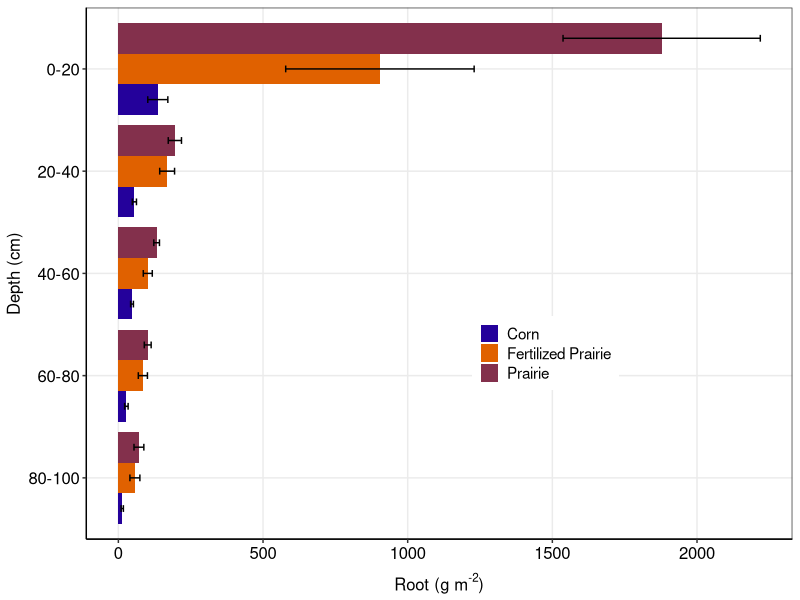
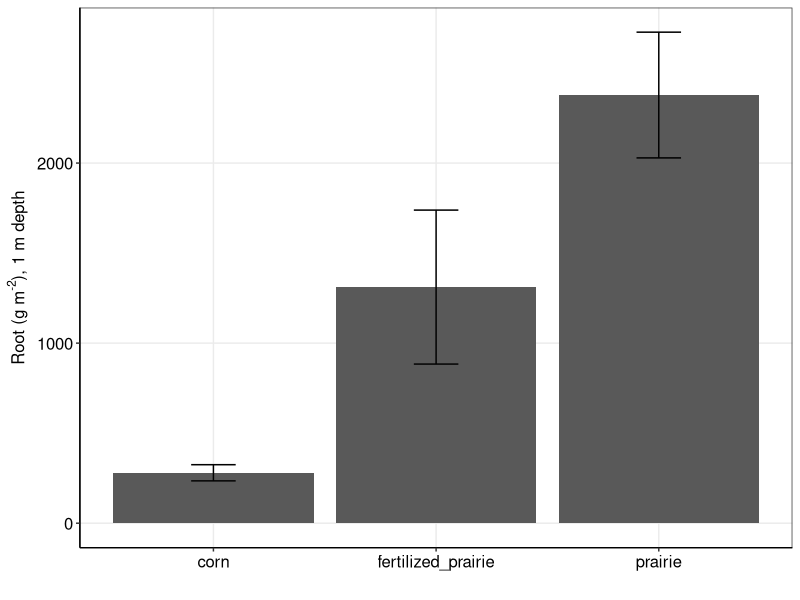
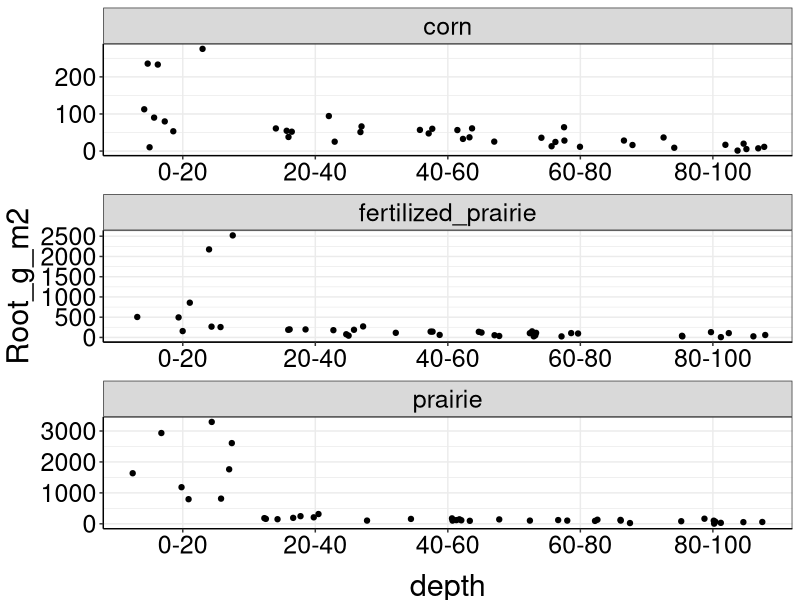

Recreate these plots in R, in order.
## ---- chunk 1
knitr::opts_chunk$set(
	echo = FALSE,
	message = FALSE,
	warning = FALSE
)
library(tidyverse)
library(lubridate)
library(plotrix)

this_theme<-theme_bw()+
  theme(#panel.grid.major = element_blank(),
    #panel.grid.minor = element_blank(),
    panel.background = element_blank(),
    axis.line = element_line(),
    legend.position='none', legend.title=element_blank(),
    legend.text = element_text(size=12),
    axis.title.x = element_text(size=22,vjust=-0.5),
    axis.title.y = element_text(size=22,angle=90, vjust=1.2),
    axis.text.x = element_text(colour="black", size=18),
    axis.text.y = element_text(colour="black", size=18), 
    strip.text = element_text(colour="black", size=18))

theme_set(this_theme)
## ---- chunk 2
datain<-read_csv("../Data/2017-2-2COBS Root Sample Lab Data.csv")

roots<-datain%>%
     mutate(trt = ifelse((plot %in% c("12", "35", "21", "43")), "corn",
                        ifelse((plot %in% c("13", "31", "24", "46")), "prairie",
                               ifelse((plot %in% c("15", "32", "23", "41")), "fertilized_prairie", "nada"))))%>%
  mutate(Root_g_m2 = (`root weight (g)`/.00203))%>%
  group_by(trt, depth)%>%
  summarise_each(funs(mean(., na.rm = TRUE), std.error(., na.rm = TRUE)))
## ---- chunk 3

roots <- within(roots, trt <- ordered(trt, levels = c("corn", "fertilized_prairie", "prairie")))
roots <- within(roots, depth <- ordered(depth, levels = rev(sort(unique(depth)))))

desert<-c("#24019B", "#E06100", "#83304C")
dodge=position_dodge(width=0.9)
ggplot(roots, aes(x=depth, y = Root_g_m2_mean, fill=trt)) + 
    geom_bar(stat = "identity", position = dodge) +
    geom_errorbar(aes(ymax = Root_g_m2_mean + Root_g_m2_std.error, ymin=Root_g_m2_mean - Root_g_m2_std.error), position = dodge, width=0.2) +
    #scale_x_reverse()+
    coord_flip()+
    scale_fill_manual(values = desert, breaks=c("corn", "fertilized_prairie", "prairie"), labels=c("Corn", "Fertilized Prairie", "Prairie"))+
    guides(col = guide_legend(reverse = FALSE))+
    labs(y = (expression(paste("Root (g m" ^ "-2",")"))),x = "Depth (cm)")+
    theme(#panel.grid.major = element_blank(),
          panel.grid.minor = element_blank(),
          panel.background = element_blank(),
          axis.line = element_line(),
          legend.position=c(.65,.35), legend.title=element_blank(), 
          legend.key.size=unit(.50, "cm"), legend.text = element_text(size=11),
          axis.title.x = element_text(size=12),
          axis.title.y = element_text(size=12,angle=90),
          axis.text.x = element_text(colour="black", size=12),
          axis.text.y = element_text(colour="black", size=12))
## ---- chunk 4
desert<-c("#24019B", "#E06100", "#83304C")
dodge=position_dodge(width=0.9)
datain%>%
     mutate(trt = ifelse((plot %in% c("12", "35", "21", "43")), "corn",
                        ifelse((plot %in% c("13", "31", "24", "46")), "prairie",
                               ifelse((plot %in% c("15", "32", "23", "41")), "fertilized_prairie", "nada"))))%>%
  mutate(Root_g_m2 = (`root weight (g)`/.00203))%>%
  group_by(trt, plot,rep)%>%
  summarise(whole= sum(Root_g_m2))%>%
  group_by(trt)%>%
  summarise_each(funs(mean(., na.rm = TRUE), std.error(., na.rm = TRUE)))%>%
  arrange(trt, c("corn", "fertilized_prairie", "prairie"))%>%
  ggplot(aes(x=trt, y=whole_mean), color="trt")+
  geom_bar(stat = "identity")+
  geom_errorbar(aes(ymax = whole_mean + whole_std.error, ymin=whole_mean - whole_std.error), position = dodge, width=0.2) +
  scale_fill_manual(values = desert)+#, breaks=c("corn", "fertilized_prairie", "prairie"), labels=c("corn", "Fertilized Prairie", "Prairie"))+
    guides(col = guide_legend(reverse = FALSE))+
    labs(y = (expression(paste("Root (g m" ^ "-2","), 1 m depth"))),x = "")+
    theme(#panel.grid.major = element_blank(),
          panel.grid.minor = element_blank(),
          panel.background = element_blank(),
          axis.line = element_line(),
          legend.position=c(.65,.35), legend.title=element_blank(), 
          legend.key.size=unit(.65, "cm"), legend.text = element_text(size=12),
          axis.title.x = element_text(size=12),
          axis.title.y = element_text(size=12,angle=90),
          axis.text.x = element_text(colour="black", size=12),
          axis.text.y = element_text(colour="black", size=12))
## ---- chunk 5
datain%>%
     mutate(trt = ifelse((plot %in% c("12", "35", "21", "43")), "corn",
                        ifelse((plot %in% c("13", "31", "24", "46")), "prairie",
                               ifelse((plot %in% c("15", "32", "23", "41")), "fertilized_prairie", "nada"))))%>%
  mutate(Root_g_m2 = (`root weight (g)`/.00203))%>%
  ggplot(aes(x=depth, y=Root_g_m2))+
  geom_jitter()+
  facet_wrap(~trt, scales = "free", nrow=3)
